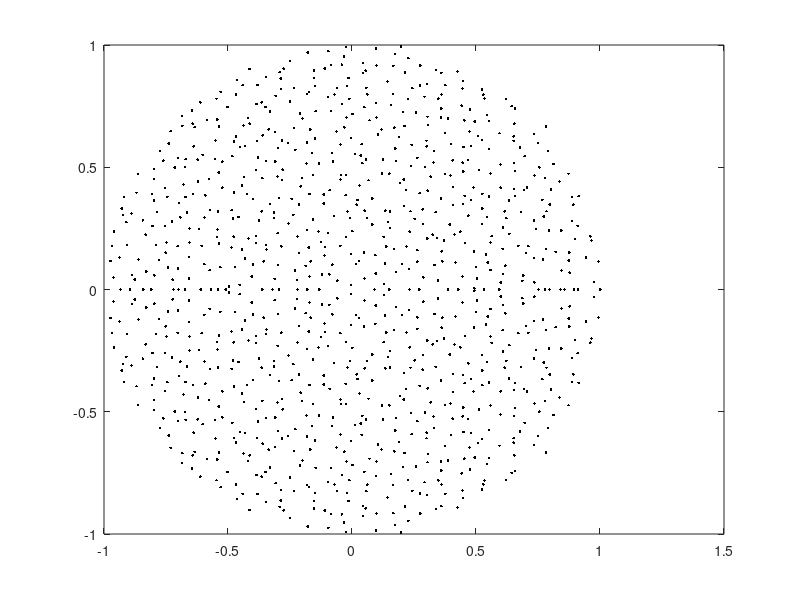

MATLAB code for this plot: (Note: this script raises an error after producing the figure.)
%% Eigenvalues of random low-rank matrices and random bivariate functions
% Yuji Nakatsukasa, April 2017

%%
% (Chebfun example linalg/Randfuneig.m)

%% 1. Eigenvalues of random matrices
% As is well known [2,3], eigenvalues of large random matrices 
% are distributed uniformly in a disk.
% This is called the circular law and it holds very generally (see [4]); 
% the matrix elements are allowed to come from a variety of random
% variables, as long as they are independent (called universality). Here we verify
% the circular law with a standard Gaussian random matrix. 
% In all cases we scale the entries so that the asymptotic spectral radius converges to 1. 

n = 1000;
A = randn(n)/sqrt(n);
hold off
plot(eig(A),'k.'),hold on
plot(chebfun(@(x)exp(1i*x),[0 2*pi]))
axis(1.2*[-1 1 -1 1]), axis equal

%% 2. Eigenvalues of random low-rank matrices
% Low-rank matrices are everywhere these days. A natural question arises:
% what are the eigenvalues of random low-rank matrices? 
% Specifically, consider matrices given by $AB^T$ where $A,B$ are
% tall-skinny $m\times n$ random matrices. Of course there are $m-n$ eigenvalues at 0.
% Where are the other eigenvalues? An important fact here 
% (which becomes crucial below)
% is that the nonzero eigenvalues are the same as those of
% $B^TA$, which is $n\times n$, hence smaller. 

n = 1000;
m = n*10;   % aspect ratio 10
A = randn(m,n); 
B = randn(m,n);

plot(eig(B'*A)/sqrt(m*n),'k.'), hold on
plot(chebfun(@(x)exp(1i*x),[0 2*pi]))
axis(1.2*[-1 1 -1 1]), axis equal

%%
% The eigenvalues again appear to lie uniformly in a disk! 
% A difficulty in explaining this is that here the elements aren't exactly independent. 
% Most results in the literature on random matrices concern i.i.d.
% elements. Nonetheless, recent studies [1,5] explain the phenomenon:
% the eigenvalues of $AB^T$ lie in a disk, but generally not uniformly. 
% More precisely, denoting by $k=m/n$ the aspect ratio, 
% the eigenvalue density at radius $r(0<r<1)$ converges as $n\rightarrow \infty$
% almost surely to $g(r,k) = k/\sqrt{(1-k)^2+4kr^2}$. Note that as $k\rightarrow \infty$, 
% $g(r,k)$ converges to the
% constant $1$, independent of $r$. 
% This indicates that as we take the limit where the 
% aspect ratio tends to infinity (while $m,n\rightarrow \infty$), the
% eigenvalue distribution converges to the uniform distribution over the unit disk. 

%%
% Here is a qualitative explanation: As $m/n\rightarrow \infty$, the columns of 
% the matrices $A,B$ become closer to orthogonal, and so there is an
% orthogonal $m\times m$ matrix $Q$ such that
% $QA\approx \big[I_n, 0\big]^T$ ($Q$ would also be random),
% and then the eigenvalues $AB^T$, which are the same as those of $(QB)^T(QA)$,
% are approximately those of the top $n\times n$ block of $QB$, which has 
% elements that are i.i.d. 

%% 3. Eigenvalues of a product of random matrices
% Let's illustrate this. For a product of two random square matrices, 
% the eigenvalues are markedly clustered near the origin:

n = 1000;
m = n; % we just changed this from n*10 in the low-rank case
A = randn(m,n); 
B = randn(m,n);

plot(eig(B'*A)/sqrt(m*n),'k.'), hold on
plot(chebfun(@(x)exp(1i*x),[0 2*pi]))
axis(1.2*[-1 1 -1 1]), axis equal

%%
% One can play with the aspect ratio and see that the larger $m/n$ is, the
% more uniform the eigenvalue distribution becomes. 


%% 4. Eigenvalues of random (low-rank) bivariate functions
% Now we explore the continuous analogue. 
% We construct a random bivariate function, generated by a new feature 
% randnfun2: this generates a random bivariate function 
% obtained by forming a function of random Fourier coefficients (with support in a disk), 
% then restricting the domain to a smaller square. 
% Let's generate such a function and look at the eigenvalues: here,
% we examine the eigenvalues of the Fredholm integral operator whose kernel
% is the bivariate function (we only compute the nonzero eigenvalues, using again (only more crucially)
% the identity $eig(AB) = eig(BA)$, as there are infinitely many eigenvalues at 0). 

dt = 0.01;                             % max wavenumber 2pi/dt
f = randnfun2([-1,1,-1,1],dt,'norm');  % normalized randum function 
ei = eig(f);
disp(['Number of nonzero eigenvalues: ',num2str(length(ei))])
clf,plot(ei,'k.'),hold on
plot(chebfun(@(x)exp(1i*x),[0 2*pi]))
axis(1.2*[-1 1 -1 1]), axis equal

%%
% Again we see eigenvalues in a disk; are they uniformly distributed? It
% looks like they might be, although perhaps there is room for debate. 
% We perhaps expect them to be so, as we can regard $f(x,y)$ as $A(y)B(x)^T$ where $A,B$ are quasimatrices, i.e.,
% matrices of size $\infty \times n$, that is, the aspect ratio is
% $m/n=\infty$.  
%

%% 5. References
% 
% 1. Burda, Z. and Jarosz, A. and Livan, G. and Nowak, M. A. and Swiech, A.,
% Eigenvalues and singular values of products of rectangular Gaussian
% random matrices, Physical Review E., 82(6),061-114,2010.
% 
% 2. J. Ginibre, Statistical ensembles of complex, quaternion, and real matrices, J. Math. Phys. 6, 440, 1965.
% 
% 3. M. L. Mehta, Random Matrices, Academic Press, 2004. 
%
% 4. T. Tao, V. Vu, Random matrices: Universality of ESDs and the circular law, 
% The Annals of Probability, 38(5), 2023--2065, 2010,
% 
% 5. X. Zeng, Limiting empirical distribution for eigenvalues of products of random rectangular matrices, 
% Statistics & Probability Letters, 126, 33--40, 2017.  
% 
